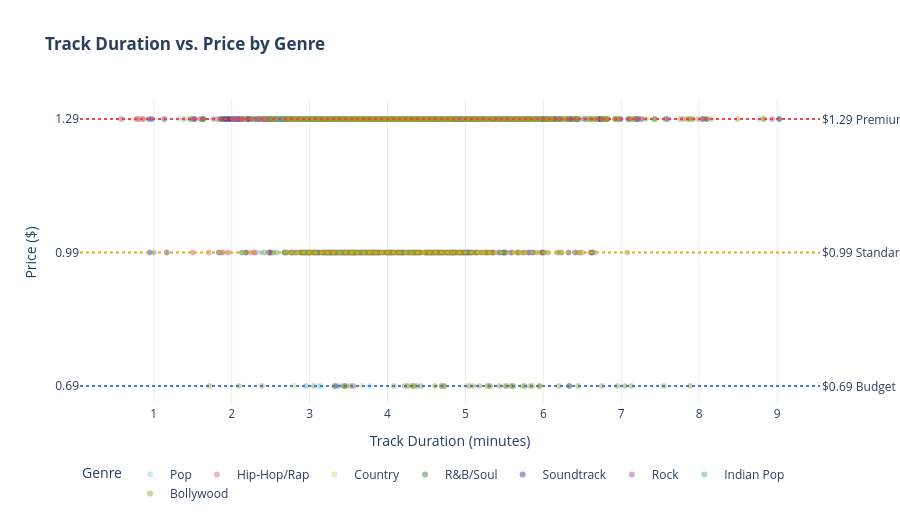

The notebook cell this image was saved under:
### Markdown cell above
A natural question: does track length influence its price? On iTunes, the answer is largely **no** — pricing is pre-set by tiers, not by duration. However, looking at genre clusters reveals that longer tracks (Bollywood, Soundtrack) tend to congregate in the standard pricing band, while premium pricing is more uniformly distributed.

### Code cell
df_plot = df[df['genre'].isin(top8_genres) & (df['duration_min'] <= 10)].copy()

fig7 = px.scatter(
    df_plot,
    x='duration_min',
    y='track_price',
    color='genre',
    opacity=0.45,
    color_discrete_sequence=px.colors.qualitative.Safe,
    title='<b>Track Duration vs. Price by Genre</b>',
    labels={'duration_min': 'Track Duration (minutes)', 'track_price': 'Price ($)', 'genre': 'Genre'},
    hover_data=['artist_name', 'track_name']
)

for price, label, color in [(0.69, '$0.69 Budget', '#3d85c8'), (0.99, '$0.99 Standard', '#f6a623'), (1.29, '$1.29 Premium', '#e74c3c')]:
    fig7.add_hline(y=price, line_dash='dot', line_color=color, annotation_text=label, annotation_position='right')

fig7.update_layout(
    height=520,
    plot_bgcolor='white',
    xaxis=dict(showgrid=True, gridcolor='#eee'),
    yaxis=dict(showgrid=False, tickvals=[0.69, 0.99, 1.29]),
    legend=dict(orientation='h', y=-0.18)
)
fig7.show()

print('\nInsight: Price does NOT correlate with duration. Tracks are priced by tier,')
print('regardless of whether they are 2 minutes or 8 minutes long.')

### Figure 1 — Plotly figure (JSON) as saved in the notebook; plotly's stock layout.template omitted (floating-point values rounded to 4 significant figures; data arrays with more than 128 entries replaced by an {"elided": "..."} marker saying what was removed)
{"data": [{"customdata": {"elided": "949x2 str values"}, "hovertemplate": "Genre=Pop<br>Track Duration (minutes)=%{x}<br>Price ($)=%{y}<br>artist_name=%{customdata[0]}<br>track_name=%{customdata[1]}<extra></extra>", "legendgroup": "Pop", "marker": {"color": "rgb(136, 204, 238)", "opacity": 0.45, "symbol": "circle"}, "mode": "markers", "name": "Pop", "showlegend": true, "type": "scattergl", "x": {"elided": "949 float values"}, "xaxis": "x", "y": {"elided": "949 float values"}, "yaxis": "y"}, {"customdata": {"elided": "261x2 str values"}, "hovertemplate": "Genre=Hip-Hop/Rap<br>Track Duration (minutes)=%{x}<br>Price ($)=%{y}<br>artist_name=%{customdata[0]}<br>track_name=%{customdata[1]}<extra></extra>", "legendgroup": "Hip-Hop/Rap", "marker": {"color": "rgb(204, 102, 119)", "opacity": 0.45, "symbol": "circle"}, "mode": "markers", "name": "Hip-Hop/Rap", "showlegend": true, "type": "scattergl", "x": {"elided": "261 float values"}, "xaxis": "x", "y": {"elided": "261 float values"}, "yaxis": "y"}, {"customdata": {"elided": "218x2 str values"}, "hovertemplate": "Genre=Country<br>Track Duration (minutes)=%{x}<br>Price ($)=%{y}<br>artist_name=%{customdata[0]}<br>track_name=%{customdata[1]}<extra></extra>", "legendgroup": "Country", "marker": {"color": "rgb(221, 204, 119)", "opacity": 0.45, "symbol": "circle"}, "mode": "markers", "name": "Country", "showlegend": true, "type": "scattergl", "x": {"elided": "218 float values"}, "xaxis": "x", "y": {"elided": "218 float values"}, "yaxis": "y"}, {"customdata": {"elided": "335x2 str values"}, "hovertemplate": "Genre=R&B/Soul<br>Track Duration (minutes)=%{x}<br>Price ($)=%{y}<br>artist_name=%{customdata[0]}<br>track_name=%{customdata[1]}<extra></extra>", "legendgroup": "R&B/Soul", "marker": {"color": "rgb(17, 119, 51)", "opacity": 0.45, "symbol": "circle"}, "mode": "markers", "name": "R&B/Soul", "showlegend": true, "type": "scattergl", "x": {"elided": "335 float values"}, "xaxis": "x", "y": {"elided": "335 float values"}, "yaxis": "y"}, {"customdata": {"elided": "235x2 str values"}, "hovertemplate": "Genre=Soundtrack<br>Track Duration (minutes)=%{x}<br>Price ($)=%{y}<br>artist_name=%{customdata[0]}<br>track_name=%{customdata[1]}<extra></extra>", "legendgroup": "Soundtrack", "marker": {"color": "rgb(51, 34, 136)", "opacity": 0.45, "symbol": "circle"}, "mode": "markers", "name": "Soundtrack", "showlegend": true, "type": "scattergl", "x": {"elided": "235 float values"}, "xaxis": "x", "y": {"elided": "235 float values"}, "yaxis": "y"}, {"customdata": {"elided": "255x2 str values"}, "hovertemplate": "Genre=Rock<br>Track Duration (minutes)=%{x}<br>Price ($)=%{y}<br>artist_name=%{customdata[0]}<br>track_name=%{customdata[1]}<extra></extra>", "legendgroup": "Rock", "marker": {"color": "rgb(170, 68, 153)", "opacity": 0.45, "symbol": "circle"}, "mode": "markers", "name": "Rock", "showlegend": true, "type": "scattergl", "x": {"elided": "255 float values"}, "xaxis": "x", "y": {"elided": "255 float values"}, "yaxis": "y"}, {"customdata": {"elided": "253x2 str values"}, "hovertemplate": "Genre=Indian Pop<br>Track Duration (minutes)=%{x}<br>Price ($)=%{y}<br>artist_name=%{customdata[0]}<br>track_name=%{customdata[1]}<extra></extra>", "legendgroup": "Indian Pop", "marker": {"color": "rgb(68, 170, 153)", "opacity": 0.45, "symbol": "circle"}, "mode": "markers", "name": "Indian Pop", "showlegend": true, "type": "scattergl", "x": {"elided": "253 float values"}, "xaxis": "x", "y": {"elided": "253 float values"}, "yaxis": "y"}, {"customdata": {"elided": "959x2 str values"}, "hovertemplate": "Genre=Bollywood<br>Track Duration (minutes)=%{x}<br>Price ($)=%{y}<br>artist_name=%{customdata[0]}<br>track_name=%{customdata[1]}<extra></extra>", "legendgroup": "Bollywood", "marker": {"color": "rgb(153, 153, 51)", "opacity": 0.45, "symbol": "circle"}, "mode": "markers", "name": "Bollywood", "showlegend": true, "type": "scattergl", "x": {"elided": "959 float values"}, "xaxis": "x", "y": {"elided": "959 float values"}, "yaxis": "y"}], "layout": {"annotations": [{"showarrow": false, "text": "$0.69 Budget", "x": 1, "xanchor": "left", "xref": "x domain", "y": 0.69, "yanchor": "middle", "yref": "y"}, {"showarrow": false, "text": "$0.99 Standard", "x": 1, "xanchor": "left", "xref": "x domain", "y": 0.99, "yanchor": "middle", "yref": "y"}, {"showarrow": false, "text": "$1.29 Premium", "x": 1, "xanchor": "left", "xref": "x domain", "y": 1.29, "yanchor": "middle", "yref": "y"}], "height": 520, "legend": {"orientation": "h", "title": {"text": "Genre"}, "tracegroupgap": 0, "y": -0.18}, "plot_bgcolor": "white", "shapes": [{"line": {"color": "#3d85c8", "dash": "dot"}, "type": "line", "x0": 0, "x1": 1, "xref": "x domain", "y0": 0.69, "y1": 0.69, "yref": "y"}, {"line": {"color": "#f6a623", "dash": "dot"}, "type": "line", "x0": 0, "x1": 1, "xref": "x domain", "y0": 0.99, "y1": 0.99, "yref": "y"}, {"line": {"color": "#e74c3c", "dash": "dot"}, "type": "line", "x0": 0, "x1": 1, "xref": "x domain", "y0": 1.29, "y1": 1.29, "yref": "y"}], "title": {"text": "<b>Track Duration vs. Price by Genre</b>"}, "xaxis": {"anchor": "y", "domain": [0, 1], "gridcolor": "#eee", "showgrid": true, "title": {"text": "Track Duration (minutes)"}}, "yaxis": {"anchor": "x", "domain": [0, 1], "showgrid": false, "tickvals": [0.69, 0.99, 1.29], "title": {"text": "Price ($)"}}}}
